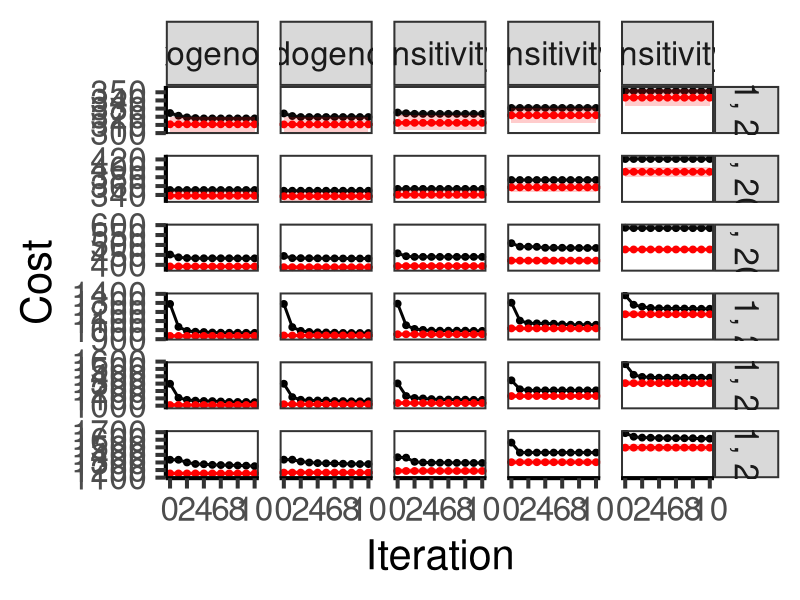
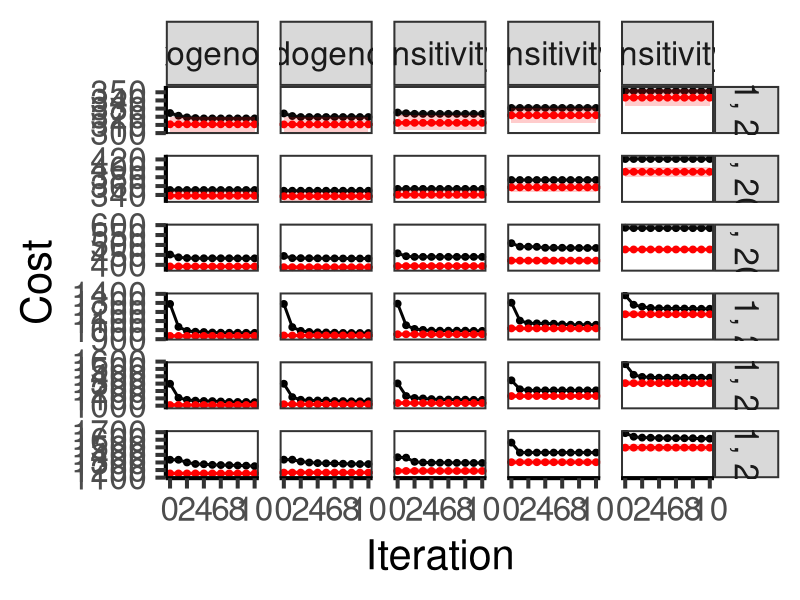

Reproduce these figures in R, in order.
# Load required libraries
library(ggplot2)
library(plyr)
library(scales)

# Read and preprocess data
df <- read.csv('ADPerf_ExcMyp_m5_LB_Rep4000.csv') 

# Convert 'CS' and 'Endog.' columns to factors with specific levels
df$CS <- factor(df$CS, levels = c(
  "[10, 1, 20, 5]", "[10, 1, 20, 20]", "[10, 1, 20, 80]",
  "[100, 1, 20, 5]", "[100, 1, 20, 20]", "[100, 1, 20, 80]"
))
df$Endog. <- factor(df$Endog., levels = c(
  "[1.6, 2.6, 2.8, 1.6, 0.0, 0.0, 0.0, 0.0]",
  "[1.9, 3.1, 3.1, 2.5, 0.0, 0.0, 0.0, 0.0]",
  "[1.9, 3.1, 3.1, 2.5, -0.03, -0.06, -0.03, -0.09]",
  "[1.9, 3.1, 3.1, 2.5, -0.03, -0.06, -0.08, -0.09]",
  "[1.9, 3.1, 3.1, 2.5, -0.05, -0.1, -0.15, -0.2]",
  "[1.9, 3.1, 3.1, 2.5, -0.1, -0.2, -0.3, -0.4]"
))

# Adjust values for 'Cost', 'Low', and 'High' based on iteration
for (i in 1:nrow(df)) {
  if (df$Iteration[i] == 0) idx <- i
  if (df$Cost[i] > df$Cost[idx]) {
    df$Cost[i] <- df$Cost[idx]
    df$Low[i] <- df$Low[idx]
    df$High[i] <- df$High[idx]
  } else {
    idx <- i
  }
}

# Map 'Endog.' values to more descriptive labels
df$Endog. <- mapvalues(df$Endog., from = c(
  "[1.6, 2.6, 2.8, 1.6, 0.0, 0.0, 0.0, 0.0]",
  "[1.9, 3.1, 3.1, 2.5, 0.0, 0.0, 0.0, 0.0]",
  "[1.9, 3.1, 3.1, 2.5, -0.03, -0.06, -0.03, -0.09]",
  "[1.9, 3.1, 3.1, 2.5, -0.03, -0.06, -0.08, -0.09]",
  "[1.9, 3.1, 3.1, 2.5, -0.05, -0.1, -0.15, -0.2]",
  "[1.9, 3.1, 3.1, 2.5, -0.1, -0.2, -0.3, -0.4]"
), to = c(
  "Exogenous",
  "(1.9, 3.1, 3.1, 2.5)\n(0.0, 0.0, 0.0, 0.0)",
  "Endogenous", "Sensitivity 1",
  "Sensitivity 2", "Sensitivity 3"
))

# Map 'CS' values to more descriptive labels
df$CS <- mapvalues(df$CS, from = c(
  "[10, 1, 20, 5]", "[10, 1, 20, 20]", "[10, 1, 20, 80]",
  "[100, 1, 20, 5]", "[100, 1, 20, 20]", "[100, 1, 20, 80]"
), to = c(
  "(10, 1, 20, 5)", "(10, 1, 20, 20)", "(10, 1, 20, 80)",
  "(100, 1, 20, 5)", "(100, 1, 20, 20)", "(100, 1, 20, 80)"
))

# Filter out unwanted rows
df <- df[df$Endog. != "(1.9, 3.1, 3.1, 2.5)\n(0.0, 0.0, 0.0, 0.0)",]

# Define a function for integer breaks in y-axis
integer_breaks <- function(n = 5, ...) {
  breaker <- pretty_breaks(n, ...)
  function(x) {
    breaks <- breaker(x)
    breaks[breaks == floor(breaks)]
  }
}

# Plot the data
ggplot(df[df$Iteration < 15, ]) +
  geom_line(aes(x = Iteration, y = Cost), color = "black", size = 1) + 
  geom_point(aes(x = Iteration, y = Cost), color = "black", size = 2) + 
  geom_ribbon(aes(x = Iteration, ymin = Low, ymax = High), alpha = 0.2) +
  geom_hline(aes(yintercept = LB), linetype = 'longdash', size = 1, color = "red") +
  geom_line(aes(x = Iteration, y = LB), color = "red", size = 1) +
  geom_point(aes(x = Iteration, y = LB), color = "red", size = 2) +
  geom_ribbon(aes(x = Iteration, ymin = LBLow, ymax = LBHigh), alpha = 0.2, linetype = 0, fill = "red", color = "red") +
  facet_grid(CS ~ Endog., scales = "free_y") +
  scale_x_continuous(breaks = seq(0, 16, 2)) +
  scale_y_continuous(breaks = integer_breaks()) +
  theme_bw(base_size = 30) +
  theme(
    axis.line = element_line(color = 'black'),
    plot.background = element_blank(),
    panel.grid.minor = element_blank(),
    panel.grid.major = element_blank(),
    legend.title = element_blank(),
    legend.background = element_rect(size = 0.5, linetype = "solid", color = "black")
  ) +
  labs(y = 'Cost', x = 'Iteration')

# Save the plot as a PDF
ggsave("Figure 7.pdf", width = 20, height = 18, units = "in")
